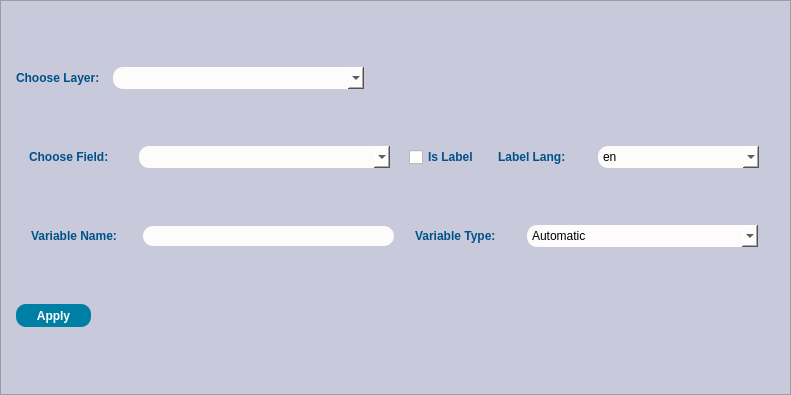
<?xml version="1.0" encoding="UTF-8"?>
<ui version="4.0">
 <class>VarInputDialog</class>
 <widget class="QDialog" name="VarInputDialog">
  <property name="geometry">
   <rect>
    <x>0</x>
    <y>0</y>
    <width>791</width>
    <height>395</height>
   </rect>
  </property>
  <property name="windowTitle">
   <string>Dialog</string>
  </property>
  <property name="styleSheet">
   <string notr="true">QObject#VarInputDialog{
background-color:qlineargradient(spread:pad, x1:0, y1:0, x2:1, y2:1, stop:0.0795455 rgba(0, 57, 70, 255), stop:0.5625 rgba(0, 85, 104, 255), stop:0.954545 rgba(0, 107, 131, 255));}
</string>
  </property>
  <layout class="QGridLayout" name="gridLayout">
   <property name="leftMargin">
    <number>0</number>
   </property>
   <property name="topMargin">
    <number>0</number>
   </property>
   <property name="rightMargin">
    <number>0</number>
   </property>
   <property name="bottomMargin">
    <number>0</number>
   </property>
   <item row="0" column="0">
    <widget class="QFrame" name="frame">
     <property name="minimumSize">
      <size>
       <width>541</width>
       <height>171</height>
      </size>
     </property>
     <property name="styleSheet">
      <string notr="true">QObject#frame{
	background-color:rgb(200, 201, 219);
}
</string>
     </property>
     <property name="frameShape">
      <enum>QFrame::StyledPanel</enum>
     </property>
     <property name="frameShadow">
      <enum>QFrame::Raised</enum>
     </property>
     <layout class="QGridLayout" name="gridLayout_2">
      <property name="leftMargin">
       <number>15</number>
      </property>
      <property name="topMargin">
       <number>15</number>
      </property>
      <property name="rightMargin">
       <number>15</number>
      </property>
      <property name="bottomMargin">
       <number>15</number>
      </property>
      <item row="0" column="0">
       <widget class="QLabel" name="layerLabel">
        <property name="minimumSize">
         <size>
          <width>91</width>
          <height>16</height>
         </size>
        </property>
        <property name="maximumSize">
         <size>
          <width>91</width>
          <height>16</height>
         </size>
        </property>
        <property name="font">
         <font>
          <pointsize>9</pointsize>
          <bold>true</bold>
         </font>
        </property>
        <property name="styleSheet">
         <string notr="true">color:rgb(0, 81, 135);</string>
        </property>
        <property name="text">
         <string>Choose Layer:</string>
        </property>
       </widget>
      </item>
      <item row="0" column="1">
       <widget class="QComboBox" name="chooseLayer">
        <property name="minimumSize">
         <size>
          <width>251</width>
          <height>22</height>
         </size>
        </property>
        <property name="maximumSize">
         <size>
          <width>251</width>
          <height>22</height>
         </size>
        </property>
        <property name="cursor">
         <cursorShape>PointingHandCursor</cursorShape>
        </property>
        <property name="styleSheet">
         <string notr="true">background-color: rgb(253, 252, 250);

border-radius:10px;

border-color:rgb(45, 45, 45);
selection-background-color: rgb(255, 255, 255);
selection-color:rgb(0, 81, 135);</string>
        </property>
       </widget>
      </item>
      <item row="0" column="2">
       <spacer name="horizontalSpacer">
        <property name="orientation">
         <enum>Qt::Horizontal</enum>
        </property>
        <property name="sizeHint" stdset="0">
         <size>
          <width>356</width>
          <height>20</height>
         </size>
        </property>
       </spacer>
      </item>
      <item row="1" column="0" colspan="3">
       <layout class="QHBoxLayout" name="horizontalLayout_2">
        <item>
         <widget class="QLabel" name="fieldLabel">
          <property name="minimumSize">
           <size>
            <width>91</width>
            <height>16</height>
           </size>
          </property>
          <property name="maximumSize">
           <size>
            <width>91</width>
            <height>16</height>
           </size>
          </property>
          <property name="font">
           <font>
            <pointsize>9</pointsize>
            <bold>true</bold>
           </font>
          </property>
          <property name="styleSheet">
           <string notr="true">color:rgb(0, 81, 135);</string>
          </property>
          <property name="text">
           <string>Choose Field:</string>
          </property>
         </widget>
        </item>
        <item>
         <widget class="QComboBox" name="chooseField">
          <property name="minimumSize">
           <size>
            <width>251</width>
            <height>22</height>
           </size>
          </property>
          <property name="maximumSize">
           <size>
            <width>251</width>
            <height>22</height>
           </size>
          </property>
          <property name="cursor">
           <cursorShape>PointingHandCursor</cursorShape>
          </property>
          <property name="styleSheet">
           <string notr="true">background-color: rgb(253, 252, 250);

border-radius:10px;

border-color:rgb(45, 45, 45);
selection-background-color: rgb(255, 255, 255);
selection-color:rgb(0, 81, 135);</string>
          </property>
         </widget>
        </item>
        <item>
         <widget class="QCheckBox" name="isLabelLabel">
          <property name="minimumSize">
           <size>
            <width>70</width>
            <height>18</height>
           </size>
          </property>
          <property name="maximumSize">
           <size>
            <width>70</width>
            <height>18</height>
           </size>
          </property>
          <property name="font">
           <font>
            <pointsize>9</pointsize>
            <bold>true</bold>
           </font>
          </property>
          <property name="cursor">
           <cursorShape>PointingHandCursor</cursorShape>
          </property>
          <property name="styleSheet">
           <string notr="true">color:rgb(0, 81, 135);</string>
          </property>
          <property name="text">
           <string>Is Label</string>
          </property>
         </widget>
        </item>
        <item>
         <widget class="QLabel" name="labelLangLabel">
          <property name="minimumSize">
           <size>
            <width>81</width>
            <height>16</height>
           </size>
          </property>
          <property name="maximumSize">
           <size>
            <width>81</width>
            <height>16</height>
           </size>
          </property>
          <property name="font">
           <font>
            <pointsize>9</pointsize>
            <bold>true</bold>
           </font>
          </property>
          <property name="styleSheet">
           <string notr="true">color:rgb(0, 81, 135);</string>
          </property>
          <property name="text">
           <string>Label Lang:</string>
          </property>
         </widget>
        </item>
        <item>
         <widget class="QComboBox" name="labelLang">
          <property name="minimumSize">
           <size>
            <width>161</width>
            <height>22</height>
           </size>
          </property>
          <property name="maximumSize">
           <size>
            <width>161</width>
            <height>22</height>
           </size>
          </property>
          <property name="cursor">
           <cursorShape>PointingHandCursor</cursorShape>
          </property>
          <property name="styleSheet">
           <string notr="true">background-color: rgb(253, 252, 250);

border-radius:10px;

border-color:rgb(45, 45, 45);
selection-background-color: rgb(255, 255, 255);
selection-color:rgb(0, 81, 135);</string>
          </property>
          <item>
           <property name="text">
            <string>en</string>
           </property>
          </item>
          <item>
           <property name="text">
            <string>ab</string>
           </property>
          </item>
          <item>
           <property name="text">
            <string>aa</string>
           </property>
          </item>
          <item>
           <property name="text">
            <string>af</string>
           </property>
          </item>
          <item>
           <property name="text">
            <string>ak</string>
           </property>
          </item>
          <item>
           <property name="text">
            <string>sq</string>
           </property>
          </item>
          <item>
           <property name="text">
            <string>am</string>
           </property>
          </item>
          <item>
           <property name="text">
            <string>ar</string>
           </property>
          </item>
          <item>
           <property name="text">
            <string>an</string>
           </property>
          </item>
          <item>
           <property name="text">
            <string>hy</string>
           </property>
          </item>
          <item>
           <property name="text">
            <string>as</string>
           </property>
          </item>
          <item>
           <property name="text">
            <string>av</string>
           </property>
          </item>
          <item>
           <property name="text">
            <string>ae</string>
           </property>
          </item>
          <item>
           <property name="text">
            <string>ay</string>
           </property>
          </item>
          <item>
           <property name="text">
            <string>az</string>
           </property>
          </item>
          <item>
           <property name="text">
            <string>bm</string>
           </property>
          </item>
          <item>
           <property name="text">
            <string>ba</string>
           </property>
          </item>
          <item>
           <property name="text">
            <string>el</string>
           </property>
          </item>
          <item>
           <property name="text">
            <string>be</string>
           </property>
          </item>
          <item>
           <property name="text">
            <string>bn</string>
           </property>
          </item>
          <item>
           <property name="text">
            <string>bh</string>
           </property>
          </item>
          <item>
           <property name="text">
            <string>bi</string>
           </property>
          </item>
          <item>
           <property name="text">
            <string>bs</string>
           </property>
          </item>
          <item>
           <property name="text">
            <string>br</string>
           </property>
          </item>
          <item>
           <property name="text">
            <string>bg</string>
           </property>
          </item>
          <item>
           <property name="text">
            <string>my</string>
           </property>
          </item>
          <item>
           <property name="text">
            <string>ca</string>
           </property>
          </item>
          <item>
           <property name="text">
            <string>ch</string>
           </property>
          </item>
          <item>
           <property name="text">
            <string>ny</string>
           </property>
          </item>
          <item>
           <property name="text">
            <string>zh</string>
           </property>
          </item>
          <item>
           <property name="text">
            <string>cv</string>
           </property>
          </item>
          <item>
           <property name="text">
            <string>eu</string>
           </property>
          </item>
          <item>
           <property name="text">
            <string>kw</string>
           </property>
          </item>
          <item>
           <property name="text">
            <string>co</string>
           </property>
          </item>
          <item>
           <property name="text">
            <string>cr</string>
           </property>
          </item>
          <item>
           <property name="text">
            <string>hr</string>
           </property>
          </item>
          <item>
           <property name="text">
            <string>cs</string>
           </property>
          </item>
          <item>
           <property name="text">
            <string>da</string>
           </property>
          </item>
          <item>
           <property name="text">
            <string>dv</string>
           </property>
          </item>
          <item>
           <property name="text">
            <string>nl</string>
           </property>
          </item>
          <item>
           <property name="text">
            <string>dz</string>
           </property>
          </item>
          <item>
           <property name="text">
            <string>eo</string>
           </property>
          </item>
          <item>
           <property name="text">
            <string>et</string>
           </property>
          </item>
          <item>
           <property name="text">
            <string>ee</string>
           </property>
          </item>
          <item>
           <property name="text">
            <string>fo</string>
           </property>
          </item>
          <item>
           <property name="text">
            <string>fj</string>
           </property>
          </item>
          <item>
           <property name="text">
            <string>fi</string>
           </property>
          </item>
          <item>
           <property name="text">
            <string>fr</string>
           </property>
          </item>
          <item>
           <property name="text">
            <string>ff</string>
           </property>
          </item>
          <item>
           <property name="text">
            <string>gl</string>
           </property>
          </item>
          <item>
           <property name="text">
            <string>ka</string>
           </property>
          </item>
          <item>
           <property name="text">
            <string>de</string>
           </property>
          </item>
          <item>
           <property name="text">
            <string>gn</string>
           </property>
          </item>
          <item>
           <property name="text">
            <string>gu</string>
           </property>
          </item>
          <item>
           <property name="text">
            <string>ht</string>
           </property>
          </item>
          <item>
           <property name="text">
            <string>ha</string>
           </property>
          </item>
          <item>
           <property name="text">
            <string>he</string>
           </property>
          </item>
          <item>
           <property name="text">
            <string>hz</string>
           </property>
          </item>
          <item>
           <property name="text">
            <string>hi</string>
           </property>
          </item>
          <item>
           <property name="text">
            <string>ho</string>
           </property>
          </item>
          <item>
           <property name="text">
            <string>hu</string>
           </property>
          </item>
          <item>
           <property name="text">
            <string>ia</string>
           </property>
          </item>
          <item>
           <property name="text">
            <string>id</string>
           </property>
          </item>
          <item>
           <property name="text">
            <string>ie</string>
           </property>
          </item>
          <item>
           <property name="text">
            <string>ga</string>
           </property>
          </item>
          <item>
           <property name="text">
            <string>ig</string>
           </property>
          </item>
          <item>
           <property name="text">
            <string>ik</string>
           </property>
          </item>
          <item>
           <property name="text">
            <string>io</string>
           </property>
          </item>
          <item>
           <property name="text">
            <string>is</string>
           </property>
          </item>
          <item>
           <property name="text">
            <string>it</string>
           </property>
          </item>
          <item>
           <property name="text">
            <string>iu</string>
           </property>
          </item>
          <item>
           <property name="text">
            <string>ja</string>
           </property>
          </item>
          <item>
           <property name="text">
            <string>jv</string>
           </property>
          </item>
          <item>
           <property name="text">
            <string>kl</string>
           </property>
          </item>
          <item>
           <property name="text">
            <string>kn</string>
           </property>
          </item>
          <item>
           <property name="text">
            <string>kr</string>
           </property>
          </item>
          <item>
           <property name="text">
            <string>ks</string>
           </property>
          </item>
          <item>
           <property name="text">
            <string>kk</string>
           </property>
          </item>
          <item>
           <property name="text">
            <string>km</string>
           </property>
          </item>
          <item>
           <property name="text">
            <string>ki</string>
           </property>
          </item>
          <item>
           <property name="text">
            <string>rw</string>
           </property>
          </item>
          <item>
           <property name="text">
            <string>ky</string>
           </property>
          </item>
          <item>
           <property name="text">
            <string>kv</string>
           </property>
          </item>
          <item>
           <property name="text">
            <string>kg</string>
           </property>
          </item>
          <item>
           <property name="text">
            <string>ko</string>
           </property>
          </item>
          <item>
           <property name="text">
            <string>ku</string>
           </property>
          </item>
          <item>
           <property name="text">
            <string>kj</string>
           </property>
          </item>
          <item>
           <property name="text">
            <string>la</string>
           </property>
          </item>
          <item>
           <property name="text">
            <string>lb</string>
           </property>
          </item>
          <item>
           <property name="text">
            <string>lg</string>
           </property>
          </item>
          <item>
           <property name="text">
            <string>li</string>
           </property>
          </item>
          <item>
           <property name="text">
            <string>ln</string>
           </property>
          </item>
          <item>
           <property name="text">
            <string>lo</string>
           </property>
          </item>
          <item>
           <property name="text">
            <string>lt</string>
           </property>
          </item>
          <item>
           <property name="text">
            <string>lu</string>
           </property>
          </item>
          <item>
           <property name="text">
            <string>lv</string>
           </property>
          </item>
          <item>
           <property name="text">
            <string>gv</string>
           </property>
          </item>
          <item>
           <property name="text">
            <string>mk</string>
           </property>
          </item>
          <item>
           <property name="text">
            <string>mg</string>
           </property>
          </item>
          <item>
           <property name="text">
            <string>ms</string>
           </property>
          </item>
          <item>
           <property name="text">
            <string>ml</string>
           </property>
          </item>
          <item>
           <property name="text">
            <string>mt</string>
           </property>
          </item>
          <item>
           <property name="text">
            <string>mi</string>
           </property>
          </item>
          <item>
           <property name="text">
            <string>mr</string>
           </property>
          </item>
          <item>
           <property name="text">
            <string>mh</string>
           </property>
          </item>
          <item>
           <property name="text">
            <string>mn</string>
           </property>
          </item>
          <item>
           <property name="text">
            <string>na</string>
           </property>
          </item>
          <item>
           <property name="text">
            <string>nv</string>
           </property>
          </item>
          <item>
           <property name="text">
            <string>nd</string>
           </property>
          </item>
          <item>
           <property name="text">
            <string>ne</string>
           </property>
          </item>
          <item>
           <property name="text">
            <string>ng</string>
           </property>
          </item>
          <item>
           <property name="text">
            <string>nb</string>
           </property>
          </item>
          <item>
           <property name="text">
            <string>nn</string>
           </property>
          </item>
          <item>
           <property name="text">
            <string>no</string>
           </property>
          </item>
          <item>
           <property name="text">
            <string>ii</string>
           </property>
          </item>
          <item>
           <property name="text">
            <string>nr</string>
           </property>
          </item>
          <item>
           <property name="text">
            <string>oc</string>
           </property>
          </item>
          <item>
           <property name="text">
            <string>oj</string>
           </property>
          </item>
          <item>
           <property name="text">
            <string>cu</string>
           </property>
          </item>
          <item>
           <property name="text">
            <string>om</string>
           </property>
          </item>
          <item>
           <property name="text">
            <string>or</string>
           </property>
          </item>
          <item>
           <property name="text">
            <string>os</string>
           </property>
          </item>
          <item>
           <property name="text">
            <string>pa</string>
           </property>
          </item>
          <item>
           <property name="text">
            <string>pi</string>
           </property>
          </item>
          <item>
           <property name="text">
            <string>fa</string>
           </property>
          </item>
          <item>
           <property name="text">
            <string>pl</string>
           </property>
          </item>
          <item>
           <property name="text">
            <string>ps</string>
           </property>
          </item>
          <item>
           <property name="text">
            <string>pt</string>
           </property>
          </item>
          <item>
           <property name="text">
            <string>qu</string>
           </property>
          </item>
          <item>
           <property name="text">
            <string>rm</string>
           </property>
          </item>
          <item>
           <property name="text">
            <string>rn</string>
           </property>
          </item>
          <item>
           <property name="text">
            <string>ro</string>
           </property>
          </item>
          <item>
           <property name="text">
            <string>ru</string>
           </property>
          </item>
          <item>
           <property name="text">
            <string>sa</string>
           </property>
          </item>
          <item>
           <property name="text">
            <string>sc</string>
           </property>
          </item>
          <item>
           <property name="text">
            <string>sd</string>
           </property>
          </item>
          <item>
           <property name="text">
            <string>se</string>
           </property>
          </item>
          <item>
           <property name="text">
            <string>sm</string>
           </property>
          </item>
          <item>
           <property name="text">
            <string>sg</string>
           </property>
          </item>
          <item>
           <property name="text">
            <string>sr</string>
           </property>
          </item>
          <item>
           <property name="text">
            <string>gd</string>
           </property>
          </item>
          <item>
           <property name="text">
            <string>sn</string>
           </property>
          </item>
          <item>
           <property name="text">
            <string>si</string>
           </property>
          </item>
          <item>
           <property name="text">
            <string>sk</string>
           </property>
          </item>
          <item>
           <property name="text">
            <string>sl</string>
           </property>
          </item>
          <item>
           <property name="text">
            <string>so</string>
           </property>
          </item>
          <item>
           <property name="text">
            <string>st</string>
           </property>
          </item>
          <item>
           <property name="text">
            <string>es</string>
           </property>
          </item>
          <item>
           <property name="text">
            <string>su</string>
           </property>
          </item>
          <item>
           <property name="text">
            <string>sw</string>
           </property>
          </item>
          <item>
           <property name="text">
            <string>ss</string>
           </property>
          </item>
          <item>
           <property name="text">
            <string>sv</string>
           </property>
          </item>
          <item>
           <property name="text">
            <string>ta</string>
           </property>
          </item>
          <item>
           <property name="text">
            <string>te</string>
           </property>
          </item>
          <item>
           <property name="text">
            <string>tg</string>
           </property>
          </item>
          <item>
           <property name="text">
            <string>th</string>
           </property>
          </item>
          <item>
           <property name="text">
            <string>ti</string>
           </property>
          </item>
          <item>
           <property name="text">
            <string>bo</string>
           </property>
          </item>
          <item>
           <property name="text">
            <string>tk</string>
           </property>
          </item>
          <item>
           <property name="text">
            <string>tl</string>
           </property>
          </item>
          <item>
           <property name="text">
            <string>tn</string>
           </property>
          </item>
          <item>
           <property name="text">
            <string>to</string>
           </property>
          </item>
          <item>
           <property name="text">
            <string>tr</string>
           </property>
          </item>
          <item>
           <property name="text">
            <string>ts</string>
           </property>
          </item>
          <item>
           <property name="text">
            <string>tt</string>
           </property>
          </item>
          <item>
           <property name="text">
            <string>tw</string>
           </property>
          </item>
          <item>
           <property name="text">
            <string>ug</string>
           </property>
          </item>
          <item>
           <property name="text">
            <string>uk</string>
           </property>
          </item>
          <item>
           <property name="text">
            <string>ur</string>
           </property>
          </item>
          <item>
           <property name="text">
            <string>uz</string>
           </property>
          </item>
          <item>
           <property name="text">
            <string>ve</string>
           </property>
          </item>
          <item>
           <property name="text">
            <string>vi</string>
           </property>
          </item>
          <item>
           <property name="text">
            <string>vo</string>
           </property>
          </item>
          <item>
           <property name="text">
            <string>wa</string>
           </property>
          </item>
          <item>
           <property name="text">
            <string>cy</string>
           </property>
          </item>
          <item>
           <property name="text">
            <string>wo</string>
           </property>
          </item>
          <item>
           <property name="text">
            <string>fy</string>
           </property>
          </item>
          <item>
           <property name="text">
            <string>xh</string>
           </property>
          </item>
          <item>
           <property name="text">
            <string>yi</string>
           </property>
          </item>
          <item>
           <property name="text">
            <string>yo</string>
           </property>
          </item>
          <item>
           <property name="text">
            <string>za</string>
           </property>
          </item>
          <item>
           <property name="text">
            <string>zu</string>
           </property>
          </item>
         </widget>
        </item>
       </layout>
      </item>
      <item row="2" column="0" colspan="3">
       <layout class="QHBoxLayout" name="horizontalLayout">
        <item>
         <widget class="QLabel" name="varNameLabel">
          <property name="minimumSize">
           <size>
            <width>91</width>
            <height>16</height>
           </size>
          </property>
          <property name="maximumSize">
           <size>
            <width>91</width>
            <height>16</height>
           </size>
          </property>
          <property name="font">
           <font>
            <pointsize>9</pointsize>
            <bold>true</bold>
           </font>
          </property>
          <property name="styleSheet">
           <string notr="true">color:rgb(0, 81, 135);</string>
          </property>
          <property name="text">
           <string>Variable Name:</string>
          </property>
         </widget>
        </item>
        <item>
         <widget class="QLineEdit" name="varNameEdit">
          <property name="minimumSize">
           <size>
            <width>251</width>
            <height>20</height>
           </size>
          </property>
          <property name="maximumSize">
           <size>
            <width>251</width>
            <height>20</height>
           </size>
          </property>
          <property name="styleSheet">
           <string notr="true">background-color: rgb(253, 252, 250);

border-radius:10px;

border-color:rgb(45, 45, 45);</string>
          </property>
         </widget>
        </item>
        <item>
         <widget class="QLabel" name="varTypeLabel">
          <property name="minimumSize">
           <size>
            <width>91</width>
            <height>16</height>
           </size>
          </property>
          <property name="maximumSize">
           <size>
            <width>91</width>
            <height>16</height>
           </size>
          </property>
          <property name="font">
           <font>
            <pointsize>9</pointsize>
            <bold>true</bold>
           </font>
          </property>
          <property name="styleSheet">
           <string notr="true">color:rgb(0, 81, 135);</string>
          </property>
          <property name="text">
           <string>Variable Type:</string>
          </property>
         </widget>
        </item>
        <item>
         <widget class="QComboBox" name="varType">
          <property name="minimumSize">
           <size>
            <width>231</width>
            <height>22</height>
           </size>
          </property>
          <property name="maximumSize">
           <size>
            <width>231</width>
            <height>22</height>
           </size>
          </property>
          <property name="styleSheet">
           <string notr="true">background-color: rgb(253, 252, 250);

border-radius:10px;

border-color:rgb(45, 45, 45);
selection-background-color: rgb(255, 255, 255);
selection-color:rgb(0, 81, 135);</string>
          </property>
          <item>
           <property name="text">
            <string>Automatic</string>
           </property>
          </item>
          <item>
           <property name="text">
            <string>String</string>
           </property>
          </item>
          <item>
           <property name="text">
            <string>URI</string>
           </property>
          </item>
          <item>
           <property name="text">
            <string>Double</string>
           </property>
          </item>
          <item>
           <property name="text">
            <string>Integer</string>
           </property>
          </item>
          <item>
           <property name="text">
            <string>Date</string>
           </property>
          </item>
         </widget>
        </item>
       </layout>
      </item>
      <item row="3" column="0">
       <widget class="QPushButton" name="applyButton">
        <property name="minimumSize">
         <size>
          <width>75</width>
          <height>23</height>
         </size>
        </property>
        <property name="maximumSize">
         <size>
          <width>75</width>
          <height>23</height>
         </size>
        </property>
        <property name="font">
         <font>
          <pointsize>9</pointsize>
          <bold>true</bold>
         </font>
        </property>
        <property name="cursor">
         <cursorShape>PointingHandCursor</cursorShape>
        </property>
        <property name="styleSheet">
         <string notr="true">
background-color:rgb(0, 127, 165);
border-radius:10px;
color: rgb(255, 255, 255);
</string>
        </property>
        <property name="text">
         <string>Apply</string>
        </property>
       </widget>
      </item>
     </layout>
    </widget>
   </item>
  </layout>
 </widget>
 <resources/>
 <connections/>
</ui>
